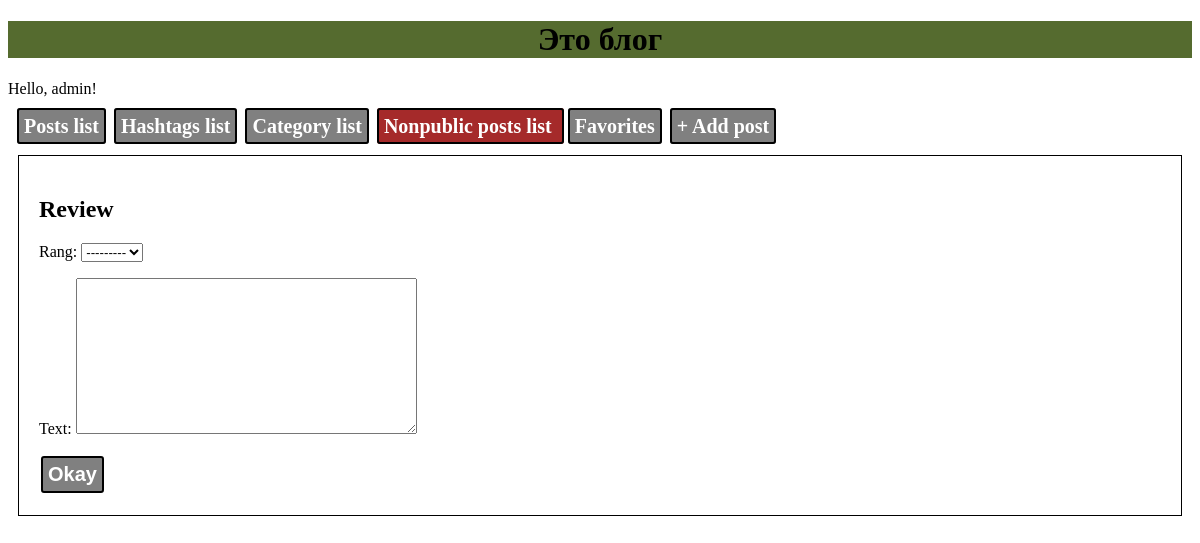
The app's page /post/post_review_add/1 (signed in), older data.
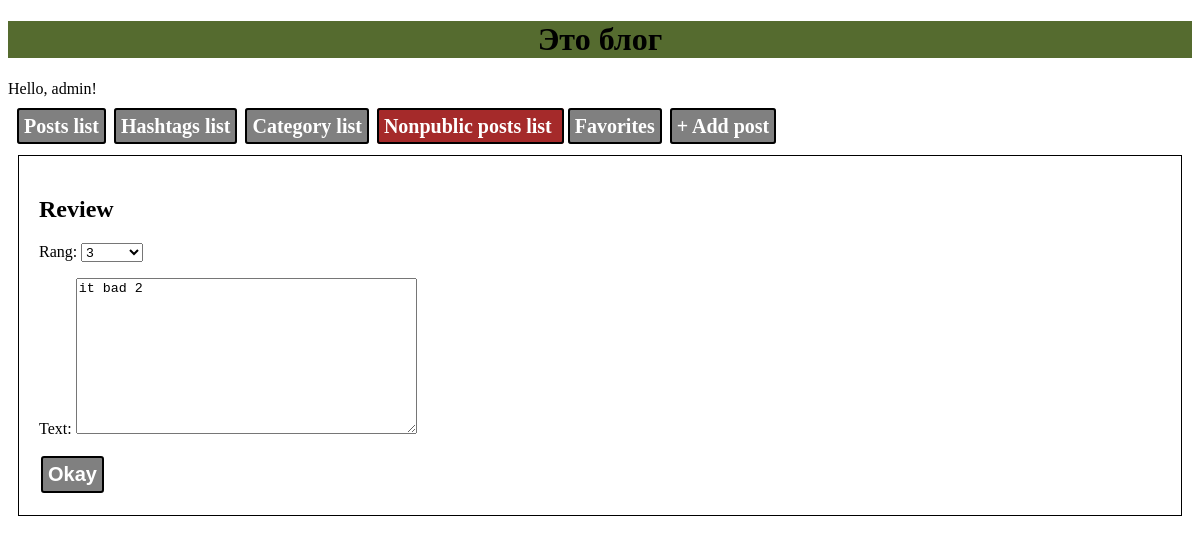
The same page, newer data.
### blog/models.py (models this page shows)
class Review(models.Model):
    post = models.ForeignKey(Post, on_delete=models.CASCADE, related_name='reviews')
    text = models.TextField()
    author = models.ForeignKey(User, on_delete=models.CASCADE)
    rang = models.IntegerField(choices=[(i, i) for i in range(1, 6)])

### blog/views.py (the view)
# urls.py: path('post_review_add/<int:post_pk>', views.post_review_add, name='post_review_add'),
def post_review_add(request, post_pk):
    post = get_object_or_404(Post,pk=post_pk)
    post_reviews = post.reviews.filter(author__pk=request.user.pk).first()
    if request.method == "POST":
        if post_reviews:
            review_form = ReviewForm(request.POST, instance=post_reviews)
        else:
            review_form = ReviewForm(request.POST)
        if review_form.is_valid():
            review = review_form.save(commit=False)
            review.author = request.user
            review.post = post
            review.save()
            return redirect('post_detail', post_pk=post_pk)
    else:
        if post_reviews:
            review_form = ReviewForm(instance=post_reviews)
        else:
            review_form = ReviewForm()
    return render(request, 'blog/review_post_add.html', {'form': review_form, 'post': post})

### blog/forms.py
class ReviewForm(forms.ModelForm):
    class Meta:
        model = Review
        fields = {
            'text',
            'rang',
        }

### blog/templates/blog/review_post_add.html
{% extends 'blog/base.html' %}
{% block content %}
    <div style="border: 1px solid; margin: 10px; padding: 20px">
        <h2>Review</h2>
        <form method="POST" class="post-form" enctype="multipart/form-data">{% csrf_token %}
            {{form.as_p}}
            <button class="btn" type="submit">Okay</button>
        </form>
    </div>
{% endblock %}

Row changes from the older to the newer data that the page shows:
added Review: rang "3", text "it bad 2"
Text that changed along with them:
form field rang: "---------" → (not shown)
